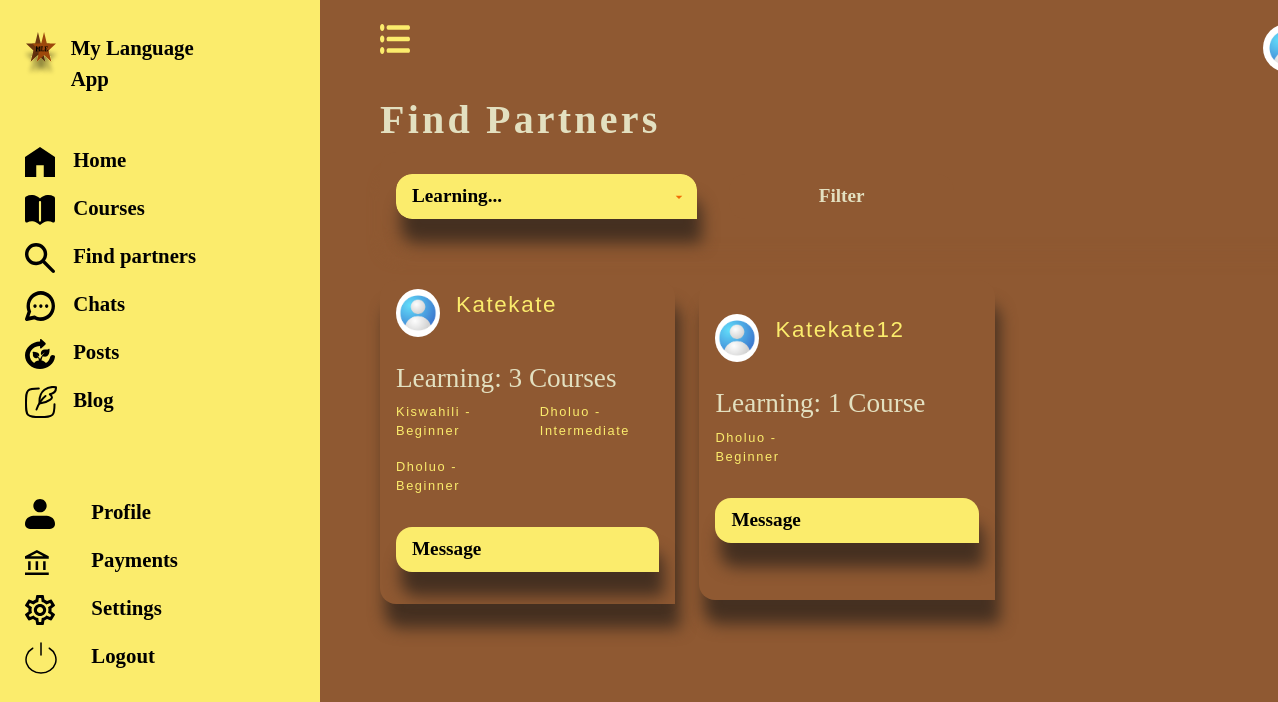
The app's page /find-partners/ (signed in), older data.
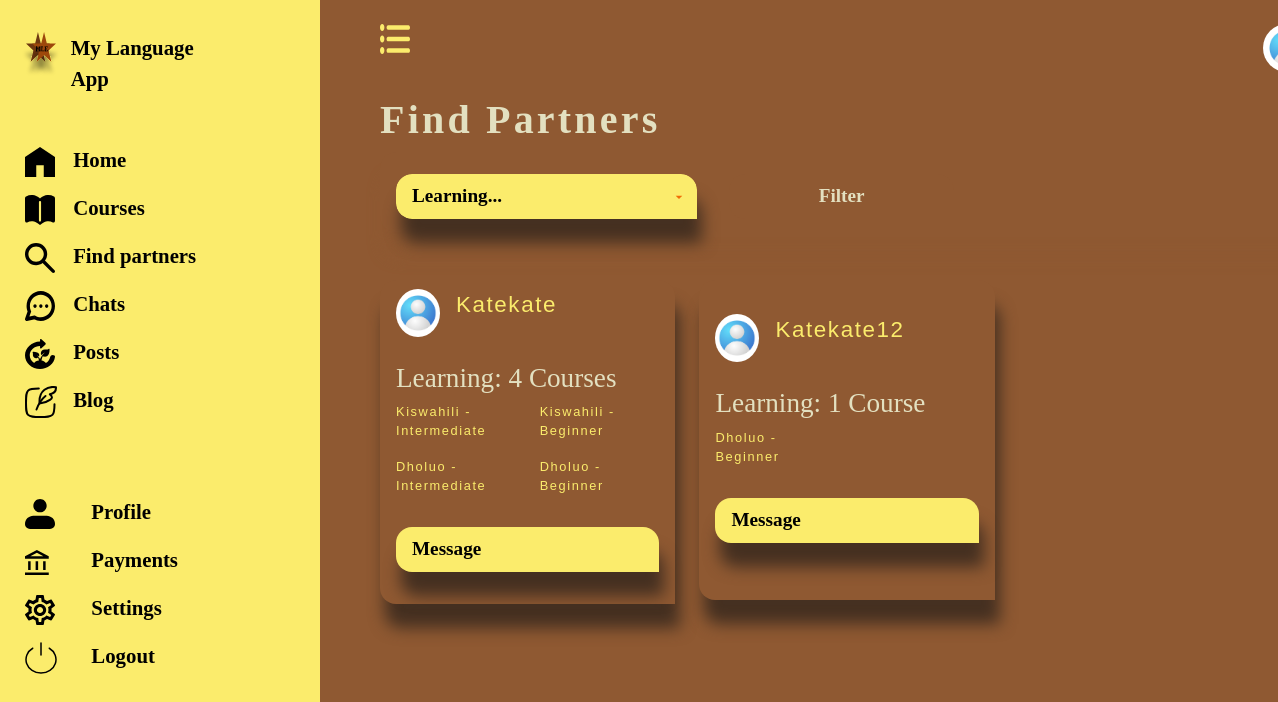
The same page, newer data.
### lang_app/models.py (models this page shows, shortened)
class MyUser(AbstractUser):
    email = models.EmailField(unique=True)
    country=models.CharField(max_length=30)
    city = models.CharField(max_length=30, null=True, blank=True)
    device_info = models.CharField(max_length=30,null=True, blank=True)
    display_name=CharField(unique=True, max_length=255, blank=True, null=True)
    phone_number = models.CharField(unique=True, max_length=255, blank=True, null=True)
    profile_picture = models.ImageField(upload_to='profile_pictures', blank=True, null=True)
    slug = AutoSlugField(populate_from=user_slug_populate, unique=True, always_update=False, editable=False, max_length=255)
    objects = CustomUserManager()
    USERNAME_FIELD = 'email'
    REQUIRED_FIELDS = ['username']

class EnrolledCourses(models.Model):
    course_name=models.ForeignKey(Course,on_delete=models.CASCADE, related_name='courses')
    course_level =models.CharField(choices=LEVEL_CHOICES, max_length=255, default='beginner')
    student=models.ForeignKey(MyUser,on_delete=models.CASCADE, related_name='students')
    enrolment_date=models.DateTimeField(auto_now_add=True)
    is_enrolled=models.BooleanField(default=False)
    is_completed=models.BooleanField(default=False)
    completion_date=models.DateTimeField(blank=True, null=True)
    slug = AutoSlugField(populate_from=enroll_slug_populate, unique=True, always_update=False, editable=False)
    class Meta:
        unique_together = ('student', 'course_name', 'course_level')

class Course(models.Model):
    course_name=models.CharField(max_length=255)
    course_level=models.CharField(choices=LEVEL_CHOICES, max_length=255, default='beginner')
    instructor_name=models.CharField(max_length=255)
    difficulty = models.IntegerField(choices=DIFFICULTY_CHOICES, default=1)
    slug = AutoSlugField(populate_from=course_slug_populate, unique=True, always_update=False, editable=False)
    class Meta:
        ordering = ['course_name','difficulty']

### lang_app/views.py (the view, shortened to what this page needs)
# urls.py: path('find-partners/', views.find_partners, name='find-partners'),
@login_required
def find_partners(request):
    languages = (
        Course.objects
        .values('course_name')
        .annotate(min_id=Min('id'))
        .order_by('course_name')
    )
    users = MyUser.objects.filter(
        id__in=EnrolledCourses.objects.values('student').distinct().exclude(student=request.user)
    ).prefetch_related(
        Prefetch(
            'students',
            queryset=EnrolledCourses.objects.select_related('course_name')
            .order_by('-enrolment_date'),
            to_attr='user_courses'
        )
    )
    query=request.GET.get('q')
    context={"users":users,"languages":languages, "query":query}
    return render(request, 'find-partners.html', context)

### lang_app/templates/find-partners.html (shortened to what this page needs)
{% extends 'dashboard-base.html' %}
{% load static %}
{% block content %}
    <h2>Find Partners</h2>
    <div class="">
        <form action="" method="get" class="search-form">
            <div class="col-md-4">
                <select name="q" id="" class="form-control sign-in-btn-new">
                    <option value="" disabled selected>Learning...</option>
                </select>
            </div>
             <div class="col-md-3">
                <button type="submit" class=" form-control sign-in-btn-new search-submit" id="search-submit">Filter</button>
            </div>
        </form>
    </div>
    <div class="row mt-5 blogs">
    {% for user in users %}
    <div class="col-md-4 justify-content-between mb-4">
    <div class="course-items">
        <div class="update-photo align-items-center">
        <div class="col-md-2">
            {% if user.profile_picture %}
                 <img src="{{ user.profile_picture.url }}" alt="photo" class="img-fluid display-pic">
            {% else %}
                 <img src="{% static 'images/dp.jpg' %}" alt="photo" class="img-fluid display-pic">
            {% endif %}
        </div>
        <div class="col-md-6">
                <div class=""><p class="a-link">{{ user.display_name|capfirst }}</p></div>
        </div>
    </div>
          <h4 class="mt-4"> Learning:
              {{ user.user_courses|length }}
              {% if user.user_courses|length == 1 %}
                   Course
              {% else %}
                   Courses
              {% endif %}
          </h4>
    <div class="row">
         {% for course in user.user_courses %}
             <div class="col-md-6">
                 <p class="a-link small-date">{{ course.course_name.course_name }} - {{ course.course_level|capfirst }}</p>
             </div>
         {% endfor %}
    </div>
          <a href="{% url 'message-partners' user.slug %}" class="sign-in-btn-new mt-3">Message</a>
    </div>
        </div>
        {% empty %}
        {% if query %}
            <p>No partners learning <strong>{{ query }}</strong> at the moment</p>
        {% else %}
            <p>No partners available at the moment</p>
        {% endif %}
    {% endfor %}
    </div>
{% endblock %}

Row changes from the older to the newer data that the page shows:
changed MyUser "Katekate": user_courses|length "3" → "4"
added EnrolledCourses: course_name.course_name "Kiswahili", course_level "Intermediate", shown under MyUser "Katekate"
